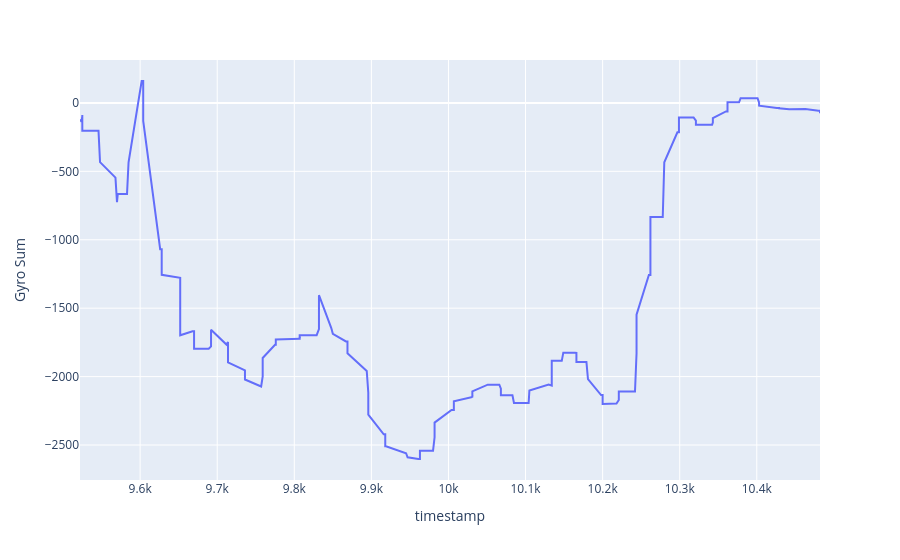

Notebook code cell kept with this figure:
### Code cell
#Time Intervals are taken from visual inspection of graphs to approximate time interval of actual turn
#There are a total of 4 pitch turns (90 degrees each) in this graph, 9500-10500 should be a fast 90 degree turn
gyro_turn2 = gyro_data[((gyro_data['timestamp'] > 9500) & (gyro_data['timestamp'] < 10500))]
print(gyro_turn2)
gyro_turn2.plot(x="timestamp", y="Gyro Sum")

### Figure 1 — Plotly figure (JSON) as saved in the notebook; plotly's stock layout.template omitted (floating-point values rounded to 4 significant figures; data arrays with more than 128 entries replaced by an {"elided": "..."} marker saying what was removed)
{"data": [{"hovertemplate": "timestamp=%{x}<br>Gyro Sum=%{y}<extra></extra>", "legendgroup": "", "line": {"color": "#636efa", "dash": "solid"}, "marker": {"symbol": "circle"}, "mode": "lines", "name": "", "orientation": "v", "showlegend": false, "type": "scatter", "x": {"elided": "182 int values"}, "xaxis": "x", "y": {"elided": "182 int values"}, "yaxis": "y"}], "layout": {"legend": {"tracegroupgap": 0}, "margin": {"t": 60}, "xaxis": {"anchor": "y", "domain": [0, 1], "title": {"text": "timestamp"}}, "yaxis": {"anchor": "x", "domain": [0, 1], "title": {"text": "Gyro Sum"}}}}
